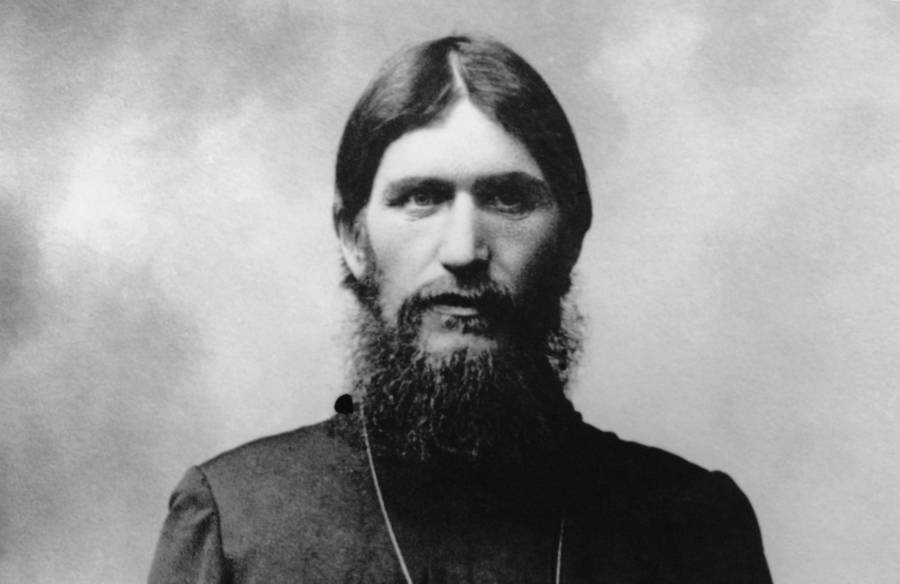
%> input picture grigori-rasputin-beard-robe.jpg, 900 x 584 px
$ octave Image_Processing.m   (GNU Octave 9; MATLAB toolbox functions it lacks are replaced by stand-ins)
%> lines starting %> are read from the running program, lines starting %| are printed output that depends on the picture
I= imread ('C:\Users\User\Pictures\grigori-rasputin-beard-robe.jpg');
%> I is the input picture: size 584x900 uint8; min 3, max 242, mean 153.2
imshow(I);
J= imcomplement(I);
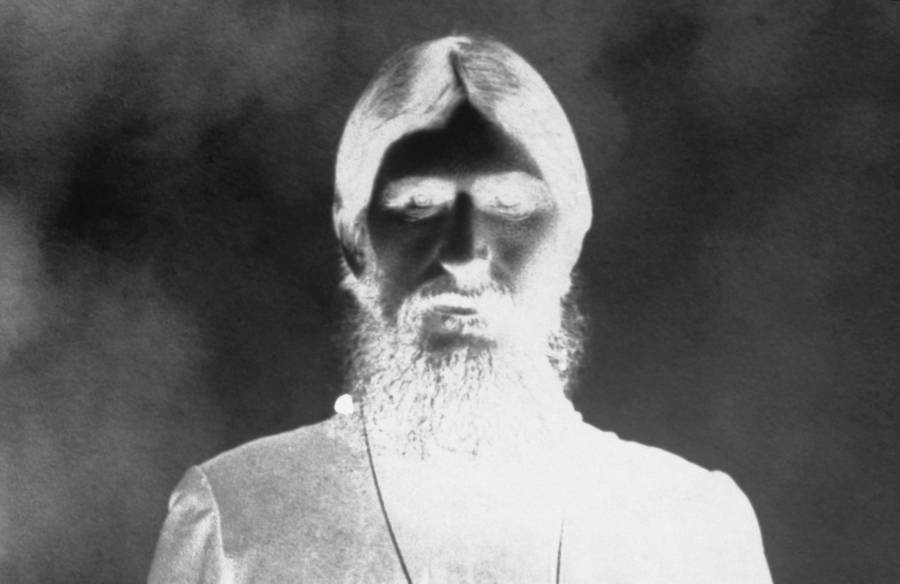
%> J: size 584x900 uint8; min 13, max 252, mean 101.8
imshow(J);
K=imadjust(I,[],[],0.5);
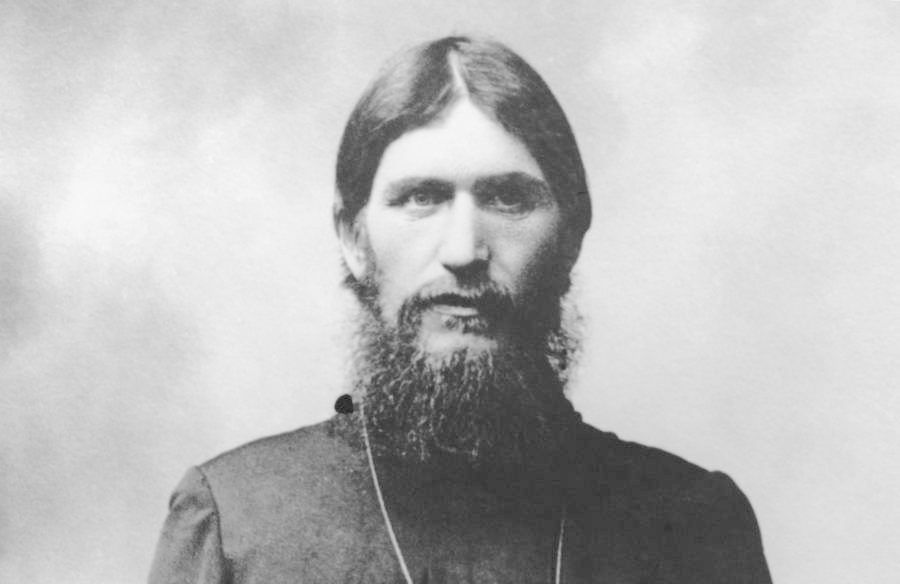
%> K: size 584x900 uint8; min 28, max 248, mean 189
imshow(K);
L=imsharpen(I);
imshow(L);
%> (the run ends here)
